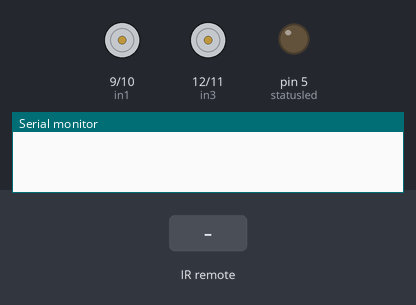
Simulated run of this sketch. Board: Arduino Uno, built with avr-gcc and run on an emulated ATmega328P. Parts: motor-driver pin pairs drawn as motors (green arrow = first pin HIGH = forward, orange = second pin HIGH = backward, longer = more drive, scaled by the enable pin), output pins drawn as LEDs (lit = HIGH), the last lines printed to the serial monitor. The inputs (shaded band) are chosen by the test bench. Pins used as bus, display or sensor lines are not drawn.

Above: at 1.2 s.
1.3 s: infrared code 0xFF18E7 received
At 2.5 s:
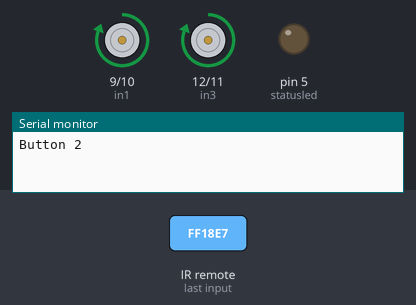
2.8 s: infrared code 0xFF30CF received
At 3.6 s:
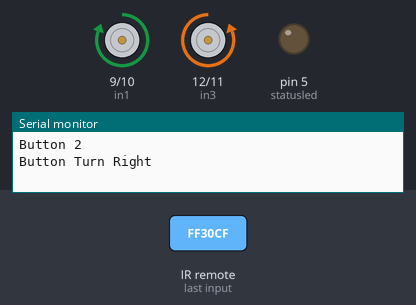
4.3 s: infrared code 0xFF5AA5 received
At 4.8 s:
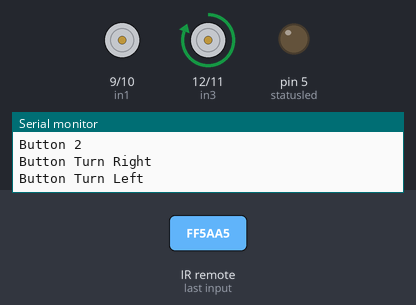
5.8 s: infrared code 0xFF10EF received
At 7.0 s:
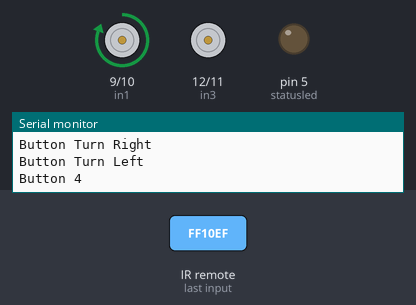
7.3 s: infrared code 0xFF7A85 received
At 8.3 s:
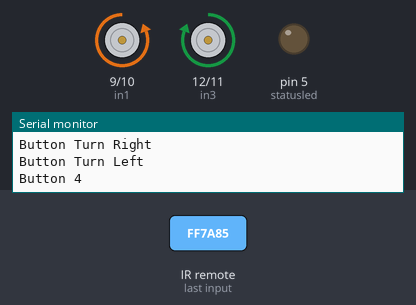
8.8 s: infrared code 0xFF4AB5 received
At 9.4 s:
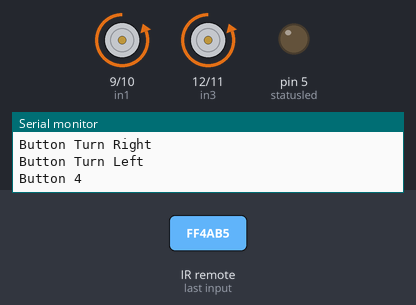
Timing chart, 0 to 11.3 s (numbered marks = the images above; inputs shaded):
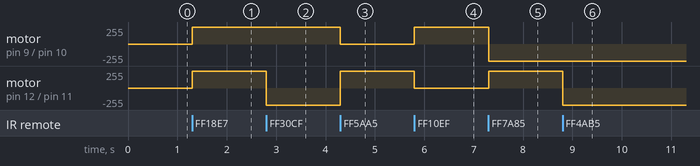

The sketch:

TASK1_MANUAL.ino
```cpp
#include <IRremote.h>

char command;
int receiver_pin = 2;   //Connect the output pin of IR receiver at pin 2
int vcc = 3;            //VCC for IR sensor                                           //EDIT////
int gnd = 4;            //GND for IR sensor                                           //EDIT

int statusled = 5;

IRrecv irrecv(receiver_pin);

decode_results results;


// connect motor controller pins to Arduino digital pins
// Right Motor
int enA = 8;
int in1 = 9;
int in2 = 10;

// Left Motor
int enB = 13;
int in3 = 12;
int in4 = 11;


void setup()

{
Serial.begin(9600);

irrecv.enableIRIn();

pinMode(statusled,OUTPUT);

digitalWrite(statusled,LOW);

// set all the motor control pins to outputs
  pinMode(enA, OUTPUT);
  pinMode(enB, OUTPUT);
  pinMode(in1, OUTPUT);
  pinMode(in2, OUTPUT);
  pinMode(in3, OUTPUT);
  pinMode(in4, OUTPUT);
  pinMode(vcc, OUTPUT);
  pinMode(gnd, OUTPUT);

// Initializing vcc pin high
  digitalWrite(vcc, HIGH);
}

void loop() {

if (irrecv.decode(&results)) {

digitalWrite(statusled,LOW);

irrecv.resume();

if (results.value == 0xFF18E7){ // type button 2 forward robot control

 // this function will run the motors in both directions at a fixed speed
 Serial.println("Button 2");
  // turn on motor A
  digitalWrite(in1, HIGH);
  digitalWrite(in2, LOW);
  // set speed to 200 out of possible range 0~255
  analogWrite(enA, 130);
  // turn on motor B
  digitalWrite(in3, HIGH);
  digitalWrite(in4, LOW);
  // set speed to 200 out of possible range 0~255
  analogWrite(enB, 130);


}else if(results.value == 0xFF10EF){ // type button 4 turn left robot control

 // this function will run motor A in forward directions  motor B stop
  Serial.println("Button 4");
  // turn on motor A
  digitalWrite(in1, HIGH);
  digitalWrite(in2, LOW);
  // set speed to 200 out of possible range 0~255
  analogWrite(enA, 130);
  // turn on motor B
  digitalWrite(in3, LOW);
  digitalWrite(in4, LOW);
  // set speed to 200 out of possible range 0~255
  analogWrite(enB, 130);


}else if(results.value == 0xFF30CF){ // type button 1 rotate left robot control

 // this function will run motor A in forward directions  motor B in backward directions
  Serial.println("Button Turn Right");
  // turn on motor A
  digitalWrite(in1, HIGH);
  digitalWrite(in2, LOW);
  // set speed to 200 out of possible range 0~255
  analogWrite(enA, 130);
  // turn on motor B
  digitalWrite(in3, LOW);
  digitalWrite(in4, HIGH);
  // set speed to 200 out of possible range 0~255
  analogWrite(enB, 130);


}else if(results.value == 0xFF5AA5){ // type button 6 turn right robot control

// this function will  stop motor A  run motor B in forward directions
 Serial.println("Button Turn Left");
  // turn on motor A
  digitalWrite(in1, LOW);
  digitalWrite(in2, LOW);
  // set speed to 200 out of possible range 0~255
  analogWrite(enA, 130);
  // turn on motor B
  digitalWrite(in3, HIGH);
  digitalWrite(in4, LOW);
  // set speed to 200 out of possible range 0~255
  analogWrite(enB, 130);

}else if(results.value == 0xFF7A85){ // type button 3 rotate right robot control

// this function will run motor A  in backward directions  motor B in forward directions
  // turn on motor A
  digitalWrite(in1, LOW);
  digitalWrite(in2, HIGH);
  // set speed to 200 out of possible range 0~255
  analogWrite(enA, 130);
  // turn on motor B
  digitalWrite(in3, HIGH);
  digitalWrite(in4, LOW);
  // set speed to 200 out of possible range 0~255
  analogWrite(enB, 130);

} else if(results.value == 0xFF4AB5){ // type button 8 backward robot control

// this function will run motor A and motor B in backward directions
  // turn on motor A
  digitalWrite(in1, LOW);
  digitalWrite(in2, HIGH);
  // set speed to 200 out of possible range 0~255
  analogWrite(enA, 130);
  // turn on motor B
  digitalWrite(in3, LOW);
  digitalWrite(in4, HIGH);
  // set speed to 200 out of possible range 0~255
  analogWrite(enB, 130);

}else if(results.value == 0xFF38C7){ // type button 5 stop robot control

// this function will stop both motor A and motor B
  // turn on motor A
  digitalWrite(in1, LOW);
  digitalWrite(in2, LOW);
  // set speed to 200 out of possible range 0~255
  analogWrite(enA, 130);
  // turn on motor B
  digitalWrite(in3, LOW);
  digitalWrite(in4, LOW);
  // set speed to 200 out of possible range 0~255
  analogWrite(enB, 130);
}
}
}
```

Measured:
- after the input at 1.3 s, motor on pin 9 (in1) / pin 10 (in2), motor on pin 12 (in3) / pin 11 (in4): stopped → forward 255/255 at once
- after the input at 2.8 s, motor on pin 12 (in3) / pin 11 (in4): forward 255/255 → backward 255/255 at once
- after the input at 4.3 s, motor on pin 9 (in1) / pin 10 (in2): forward 255/255 → stopped at once; motor on pin 12 (in3) / pin 11 (in4): backward 255/255 → forward 255/255 at once
- after the input at 5.8 s, motor on pin 9 (in1) / pin 10 (in2): stopped → forward 255/255 at once; motor on pin 12 (in3) / pin 11 (in4): forward 255/255 → stopped at once
- after the input at 7.3 s, motor on pin 9 (in1) / pin 10 (in2): forward 255/255 → backward 255/255 at once; motor on pin 12 (in3) / pin 11 (in4): stopped → forward 255/255 at once
- after the input at 8.8 s, motor on pin 12 (in3) / pin 11 (in4): forward 255/255 → backward 255/255 at once
